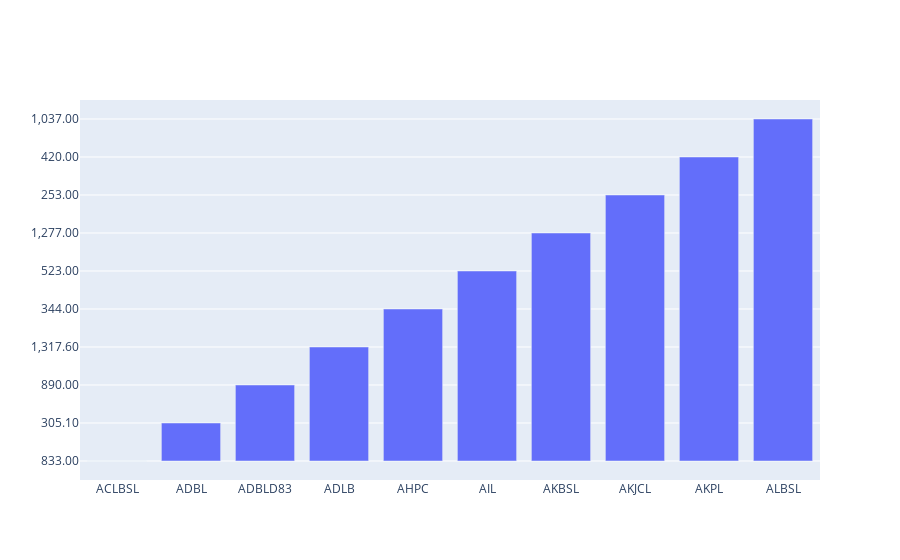

Notebook code for this chart:
### Code cell
import plotly.graph_objects as go
symbol=df['Symbol'][0:10]
LTP=df['LTP'][0:10]
fig = go.Figure([go.Bar(x=symbol,y=LTP)])
fig.show()

### Figure 1 — Plotly figure (JSON) as saved in the notebook; plotly's stock layout.template omitted (floating-point values rounded to 4 significant figures)
{"data": [{"type": "bar", "x": ["ACLBSL", "ADBL", "ADBLD83", "ADLB", "AHPC", "AIL", "AKBSL", "AKJCL", "AKPL", "ALBSL"], "y": ["833.00", "305.10", "890.00", "1,317.60", "344.00", "523.00", "1,277.00", "253.00", "420.00", "1,037.00"]}], "layout": {}}
